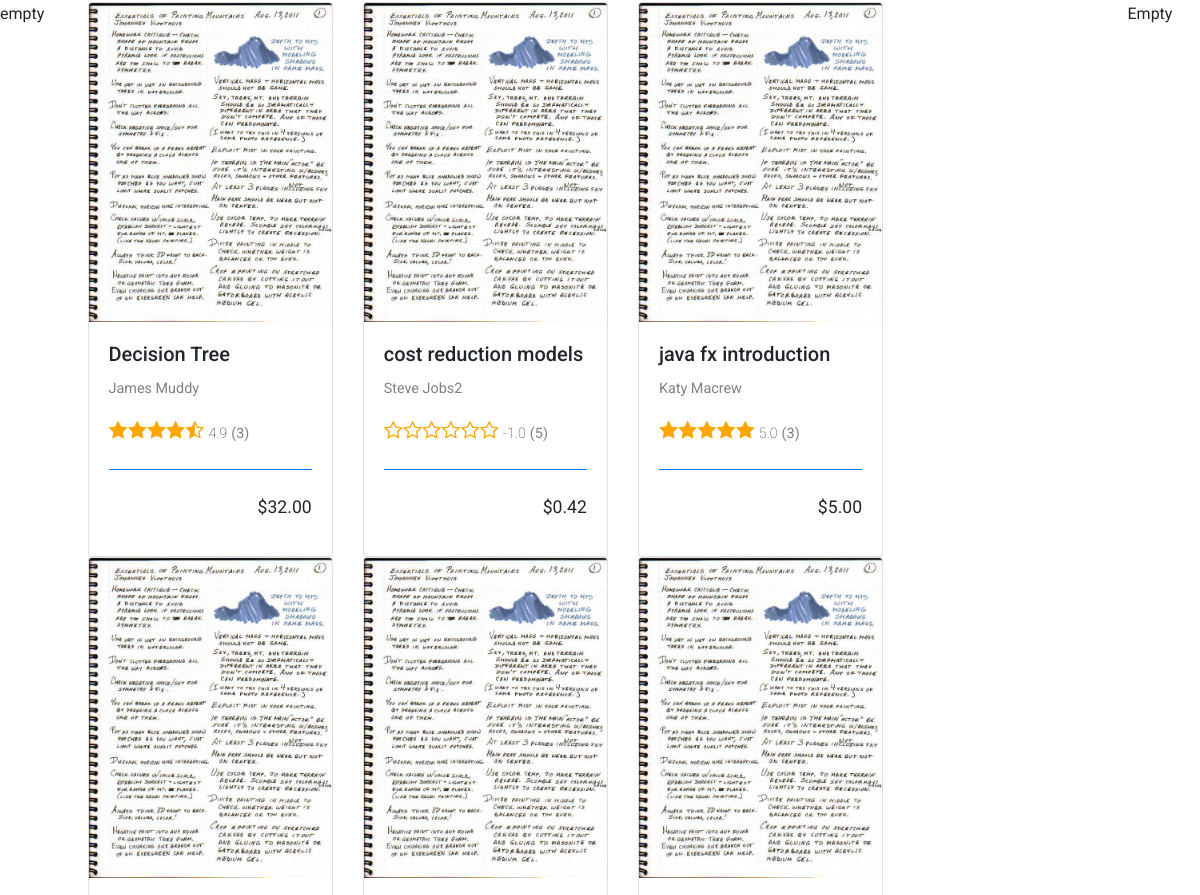
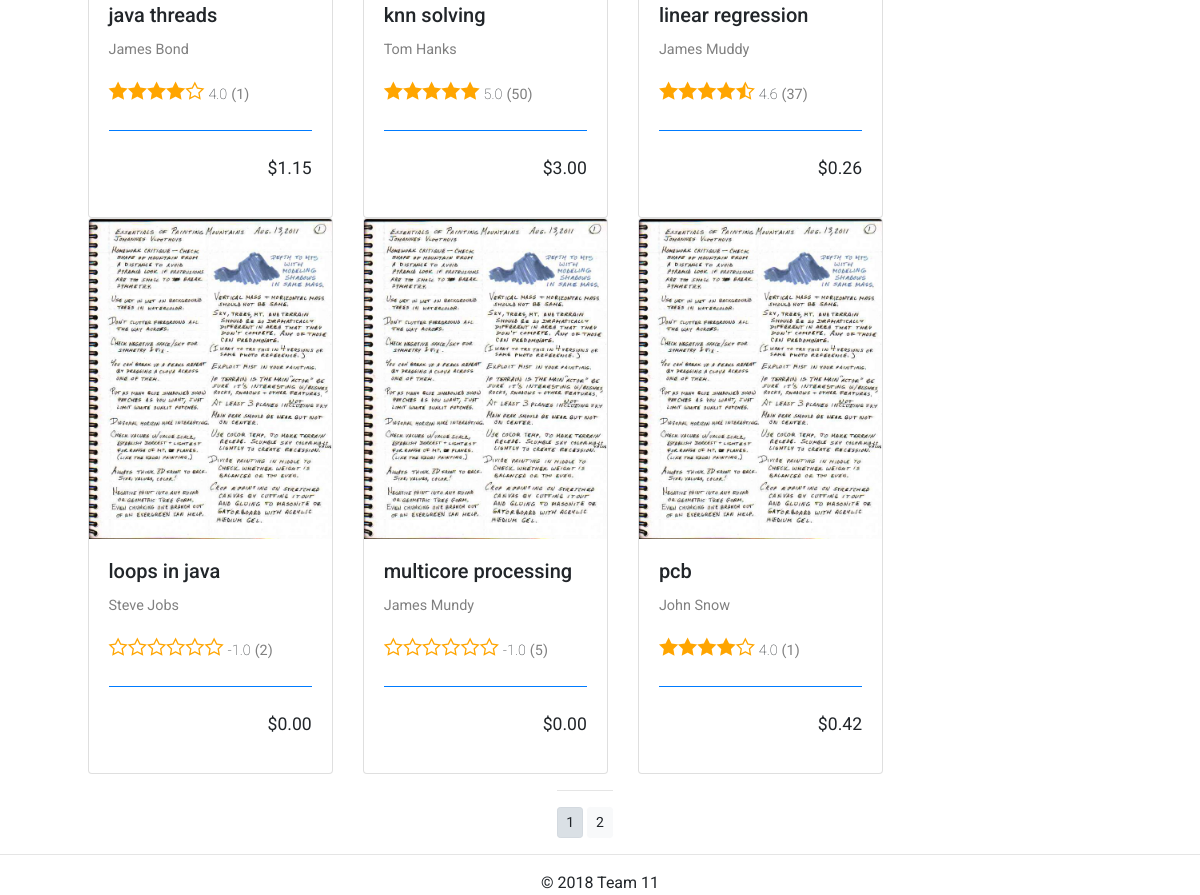
The app's page / (lower part), older data (2 pictures, top to bottom).
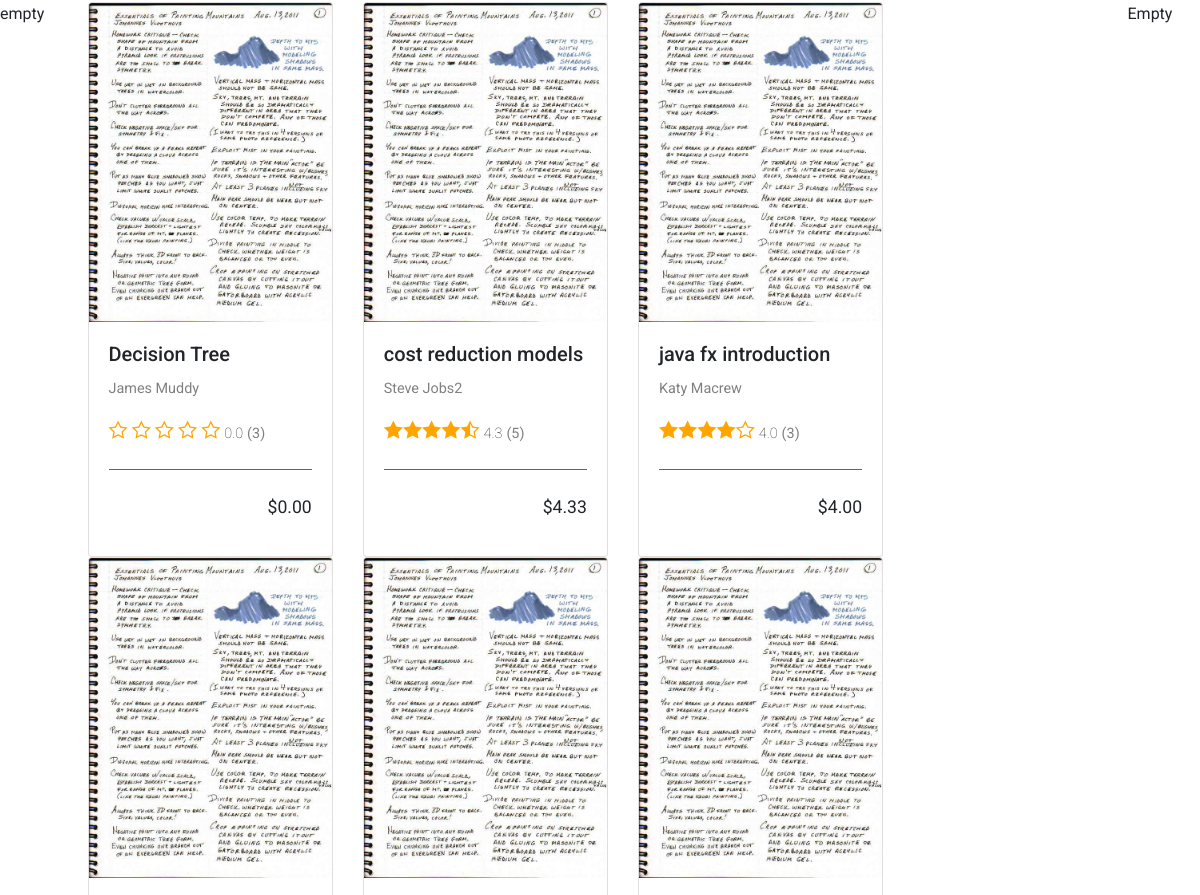
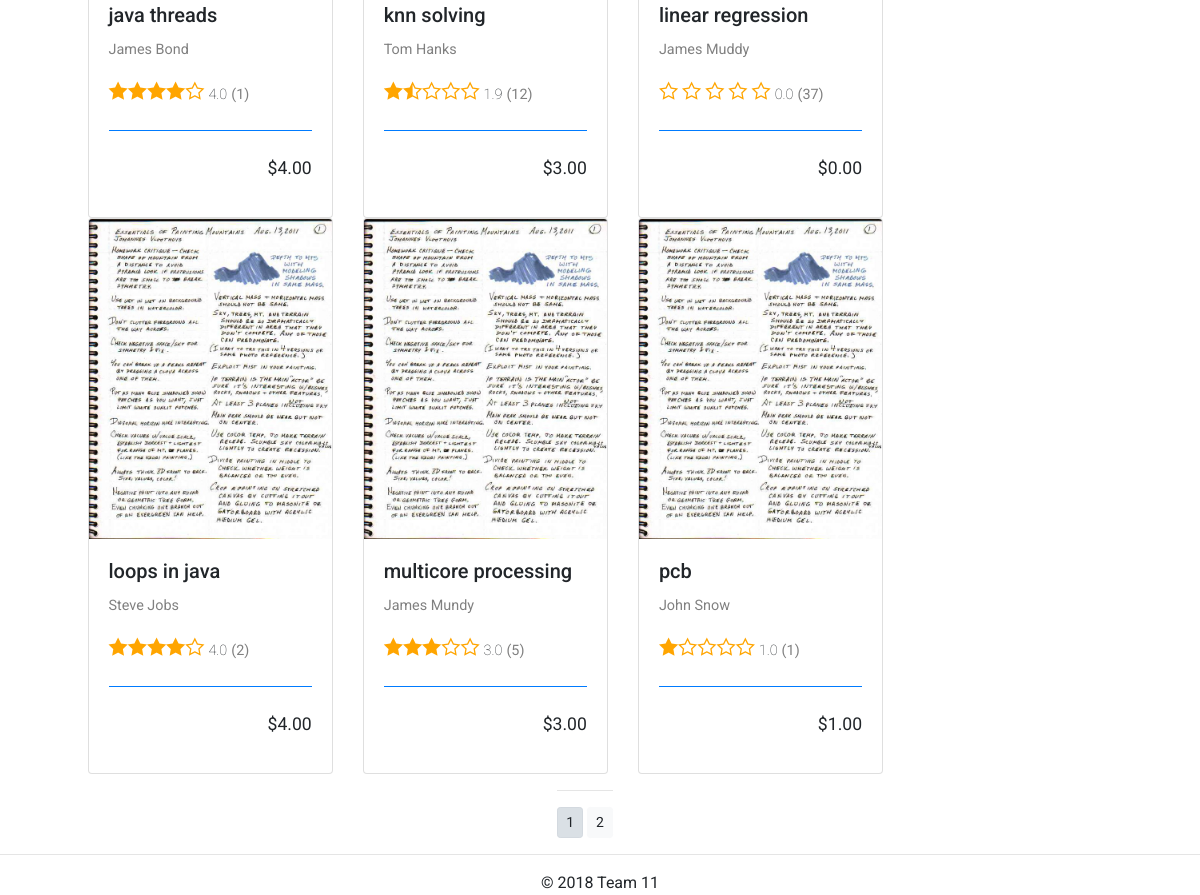
The same page, newer data (2 pictures, top to bottom).
### market/models.py (models this page shows, shortened)
class Notes(models.Model):
    note_name = models.CharField(max_length=60, unique = True)
    slug = models.SlugField(max_length=80,unique= True)
    note_summary = models.TextField(blank=True)
    category = models.ForeignKey(Category, on_delete=models.CASCADE)
    note_price = models.DecimalField(max_digits =10, decimal_places = 2)
    note_snippet = models.ImageField(upload_to = 'Notes', blank = True)
    note_image1 = models.ImageField(upload_to = 'Notes', blank = True)
    note_image2 = models.ImageField(upload_to = 'Notes', blank = True)
    note_image3 = models.ImageField(upload_to = 'Notes', blank = True)
    note_date_created = models.DateTimeField(auto_now_add=True)
    note_updated= models.DateTimeField(auto_now= True)
    note_times_purchased = models.IntegerField(default=0)
    ratings = models.DecimalField(max_digits =3, decimal_places = 1)
    note_uploader_user = models.CharField(max_length=60)
    def get_preview_url(self):
        return reverse('market:preview_note', args=[self.category.slug, self.slug, 1])
    def get_complete_star(self):
        star_html = generate_star_html(self.ratings)
        c = Context({"my_name": "Adrian"})
        return Template(star_html).render(c)
    class Meta:
        ordering = ('note_name',)
        verbose_name = 'note'
        verbose_name_plural = 'notes'

### market/views.py (the view)
# urls.py: path('', views.notes_that_match_category, name = 'market_homepage'),
def notes_that_match_category(request, category_slug = None):
    category = None
    notes_list = None
    if category_slug!= None:
        category  = get_object_or_404(Category, cat_slug = category_slug)
        notes_list = Notes.objects.filter(note_category = category)#get notes that match a specific category
    else:
        notes_list = Notes.objects.all() #get all notes
    paginator = Paginator(notes_list, 9)
    print('paginator is ', paginator)
    try:
        page = int(request.GET.get('page','1'))
    except:
        page = 1
    try:
        notes = paginator.page(page)
        print(notes)
    except (EmptyPage, InvalidPage):
        notes = paginator.page(paginator.num_pages)
    return render(request, os.path.join('market', 'market.html'), {'market':'market', 'category':category, 'notes':notes, 'random_list': [[1,2,3], [4,5,6], [7,8,9]]})

### market/templates/market/market.html (shortened to what this page needs)
{% extends 'base.html' %}
{% load staticfiles%}
{%block content%}
<br>
<br>
<div class="row">
  <div class="col-1">
empty
  </div>
  <div class="col-10">
      <div class="row">
        {% for note in notes.object_list%}
        {% if forloop.first %}
         <div class="card-deck">
        {%endif%}
        {% if forloop.counter|divisibleby:3 %}
        <div class="card" style="">
          <a href="{{note.get_preview_url}}"><img class="card-img-top" src="{{note.note_snippet.url}}" alt="Card image cap" style="max-height:320px;"></a>
          <div class="card-body">
            <h5 class="card-title">{{note.note_name}}</h5>
           <p class="smaller_lighter">{{note.note_uploader_user}}</p>
           <div >
             {{note.get_complete_star}}
              <span class = "rating_info rating_number">{{note.ratings}}</span>
              <span class = "rating_info smaller_lighter">({{ note.note_times_purchased }})</span>
            </div>
            <br>
            <div class="card-footer bg-transparent border-primary width:100%;">
            </div>
            <p style=" float:right;font-size:1.1em;">${{note.note_price}}</p>
          </div>
        </div>
          </div>
          <br>
          <br>
           <div class="card-deck">
           {%else%}
           <div class="card" style="">
             <a href="{{note.get_preview_url}}"><img class="card-img-top" src="{{note.note_snippet.url}}" alt="Card image cap" style="max-height:320px;"></a>
             <div class="card-body">
               <h5 class="card-title">{{note.note_name}}</h5>
              <p class="smaller_lighter">{{note.note_uploader_user}}</p>
              <div >
                {{note.get_complete_star}}
                 <span class = "rating_info rating_number">{{note.ratings}}</span>
                 <span class = "rating_info smaller_lighter">({{ note.note_times_purchased }})</span>
               </div>
               <br>
               <div class="card-footer bg-transparent border-primary width:100%;">
             </div>
               <p style=" float:right;font-size:1.1em;">${{note.note_price}}</p>
             </div>
           </div>
           {%endif%}
        {%endfor%}
      </div>
      <div class="row" style="width:100%;">
        <div class="mx-auto">
          {% if notes.paginator.num_pages > 1%}
            <hr>
            <div class="text-center">
              {% for pg in notes.paginator.page_range%}
                <a href="?page={{pg}}" class = "btn btn-light btn-sm {% if notes.number == pg%} active {% endif %}">{{pg}}</a>
              {%endfor%}
            </div>
          {% endif%}
        </div>
      </div>
  </div>
    <div class="col-1">
      Empty
    </div>
  </div>
  {% endblock%}

### ntc/templates/base.html (shortened to what this page needs)
<!DOCTYPE html>
{%load staticfiles%}
<html>
  <head>
        <link rel="stylesheet" href="{%static 'css/bootstrap.min.css'%}">
        <link rel="stylesheet" href="https://use.fontawesome.com/releases/v5.3.1/css/all.css">
        <href="https://cdnjs.cloudflare.com/ajax/libs/font-awesome/4.7.0/css/font-awesome.min.css">
        <link rel="stylesheet" href="{%static 'css/custom.css'%}">
        <link rel="stylesheet" href="{%static 'css/ratings.css'%}">
        {%if market %}
        <link rel="stylesheet" href="{%static 'css/ratings.css'%}">
        <link rel="stylesheet" href="{%static 'css/market.css'%}">
        <link rel="stylesheet" href="{%static 'css/ratings.css'%}">
        {%endif %}
        <link rel="stylesheet" href="{%static 'css/footer.css'%}">
  </head>
  <body>
    {%block content%}
    {%endblock%}
    {%include 'footer.html'%}
  </body>
</html>

### ntc/templates/navbar.html (shortened to what this page needs)
{%load staticfiles %}

### ntc/templates/footer.html
{%load staticfiles %}
<div id="footer">
<footer>
  <hr>
  <div align="center">
    <p>&copy; 2018 Team 11</p>
  </div>
</footer>
</div>

### ntc/static/css/custom.css (style rules this page uses)
body { font-family: 'Roboto', sans-serif; }

### ntc/static/css/ratings.css (style rules this page uses)
.rating { font-family:sans-serif; font-size:x-large; font-family:star-rating; color:orange; }

### ntc/static/css/market.css (style rules this page uses)
.smaller_lighter { color:#808080; font-size: .9em; }
.rating_info { font-size: .9em; }
.rating_number { font-weight: lighter; }

### ntc/static/css/footer.css (style rules this page uses)
#footer { clear: both; position: relative; height: 40px; margin-top: 0px; }

Row changes from the older to the newer data that the page shows:
changed Notes "Decision Tree": get_complete_star "● ● ● ● ◐" → "○ ○ ○ ○ ○"; ratings "4.9" → "0.0"; note_price "32.00" → "0.00"
changed Notes "cost reduction models": get_complete_star "○ ○ ○ ○ ○ ○" → "● ● ● ● ◐"; ratings "-1.0" → "4.3"; note_price "0.42" → "4.33"
changed Notes "java fx introduction": get_complete_star "● ● ● ● ●" → "● ● ● ● ○"; ratings "5.0" → "4.0"; note_price "5.00" → "4.00"
changed Notes "java threads": note_price "1.15" → "4.00"
changed Notes "knn solving": get_complete_star "● ● ● ● ●" → "● ◐ ○ ○ ○"; ratings "5.0" → "1.9"; note_times_purchased "50" → "12"
changed Notes "linear regression": get_complete_star "● ● ● ● ◐" → "○ ○ ○ ○ ○"; ratings "4.6" → "0.0"; note_price "0.26" → "0.00"
changed Notes "loops in java": get_complete_star "○ ○ ○ ○ ○ ○" → "● ● ● ● ○"; ratings "-1.0" → "4.0"; note_price "0.00" → "4.00"
changed Notes "multicore processing": get_complete_star "○ ○ ○ ○ ○ ○" → "● ● ● ○ ○"; ratings "-1.0" → "3.0"; note_price "0.00" → "3.00"
changed Notes "pcb": get_complete_star "● ● ● ● ○" → "● ○ ○ ○ ○"; ratings "4.0" → "1.0"; note_price "0.42" → "1.00"
